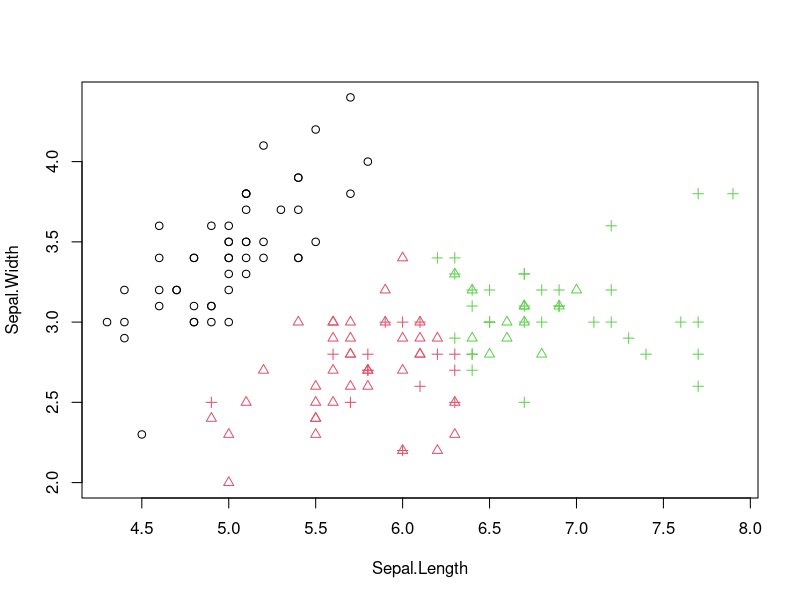

This figure's R source: (Note: a time limit stopped this script after it produced the figure.)
## ---- chunk 1
set.seed(271)
attach(iris)
## choose only two features in order to plot the result on a 2d plot
df = iris[1:2]
kc = kmeans(df,3,nstart = 100)
table(kc$cluster,as.integer(iris$Species))
test_error = 1-mean(kc$cluster==as.integer(iris$Species))
test_error
## ---- chunk 2
##Plot the point
plot(df[c(1,2)],
     col=kc$cluster,pch=as.integer(iris$Species))
## ---- chunk 3
## Euclidean distance function
Eudist<-function(x,y){
  distance<-apply(sqrt((x-y)^2),1,sum)
  return (distance)
}
## Initial center point functions
initPoints<-function(dataset,k){
  n=ncol(dataset)
  centerPointSet<-matrix(data = NA,nrow = k,ncol = n)
  for (i in 1:n){
    range=max(dataset[,i])-min(dataset[,i])
    centerPointSet[,i]=min(dataset[,i])+range*runif(k) 
  }
  return(centerPointSet)
}
## ---- chunk 4

##Kmeans Clustering main functions
customKmeans<-function(dataSet,k){
  m=nrow(dataSet) 
  pointProperty=matrix(data=0,nrow = m,ncol = 2,byrow = FALSE,dimnames = NULL) 
  centroid=initPoints(dataSet,k)
  colnames(centroid)=colnames(dataSet)
  changeFlag=TRUE
  while(changeFlag){
    changeFlag=FALSE
    for (i in 1:m) {
      minDist=Inf 
      minIndex=-1 
      for (j in 1:k) {
        distIJ=Eudist(dataSet[i,],centroid[j,]) 
        if(is.na(distIJ)) distIJ = Inf
        if(distIJ<minDist){
          minDist=distIJ    
          minIndex=j  
        }
        
        if(pointProperty[i,1]!= minIndex) {
          changeFlag=TRUE 
          pointProperty[i,1]= minIndex 
        }
        pointProperty[i,2]=minDist^2  
      }
    }
    for(cent in 1:k){
     newCluster=dataSet[which(pointProperty[,1]==cent),] 
     centroid[k,]=apply(newCluster,2,mean)
    }
  }
  out = list(pointProperty = pointProperty ,centroid = centroid) 
  return (out)
}

k_means<-customKmeans(df,3)
